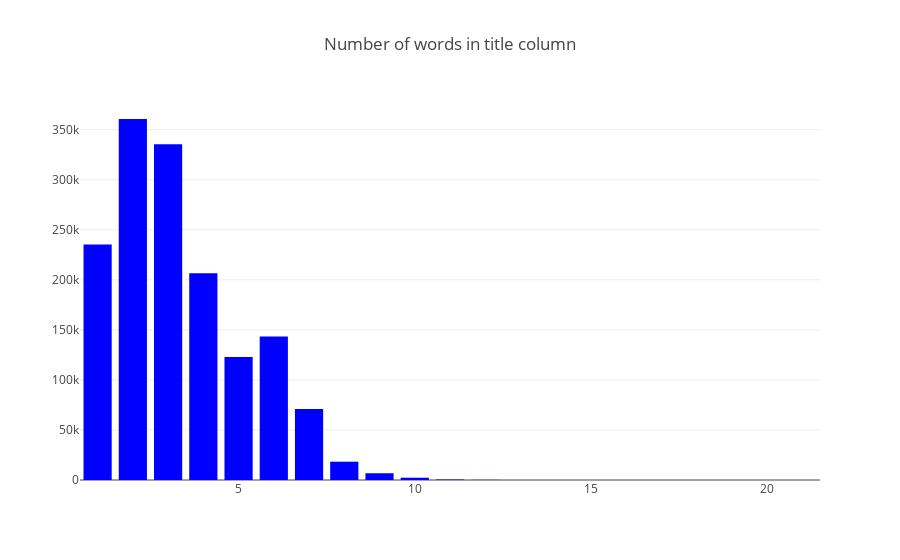

This figure's notebook cell:
### Markdown cell above
We have around 64K common titles between train and test set. Now let us look at the number of words present in the title column.

### Code cell
train_df["title_nwords"] = train_df["title"].apply(lambda x: len(x.split()))
test_df["title_nwords"] = test_df["title"].apply(lambda x: len(x.split()))

cnt_srs = train_df['title_nwords'].value_counts()

trace = go.Bar(
    x=cnt_srs.index,
    y=cnt_srs.values,
    marker=dict(
        color="blue",
        #colorscale = 'Blues',
        reversescale = True
    ),
)

layout = go.Layout(
    title='Number of words in title column'
)

data = [trace]
fig = go.Figure(data=data, layout=layout)
py.iplot(fig, filename="title_nwords")

### Figure 1 — Plotly figure (JSON) as saved in the notebook; plotly's stock layout.template omitted (floating-point values rounded to 4 significant figures)
{"data": [{"marker": {"color": "blue", "reversescale": true}, "type": "bar", "x": [2, 3, 1, 4, 6, 5, 7, 8, 9, 10, 11, 12, 13, 14, 16, 15, 21], "y": [360736, 335489, 235219, 206671, 143321, 122982, 70964, 18283, 6752, 2283, 517, 170, 27, 7, 1, 1, 1]}], "layout": {"title": "Number of words in title column"}}
